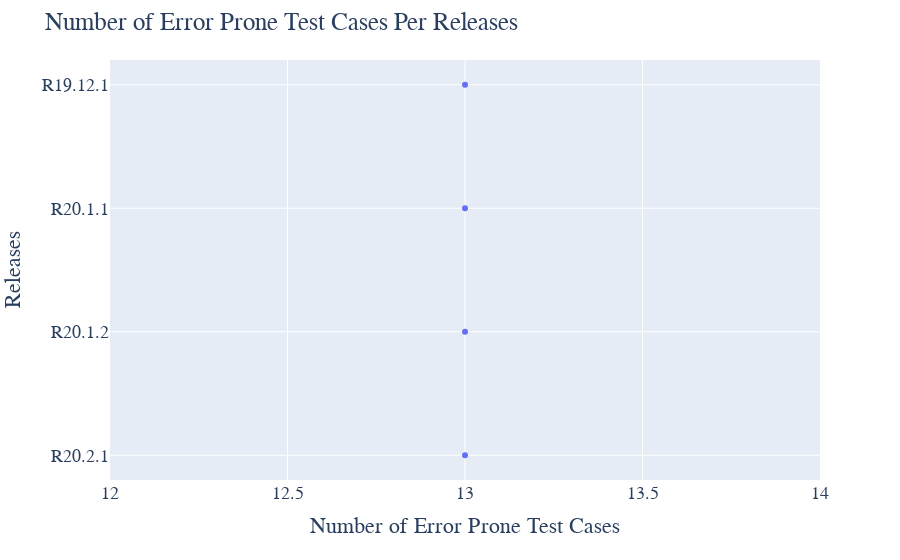

Source (notebook cell):
### Markdown cell above
In R20.1.1 release there are **18** bugs and in R20.2.1 release there are **3** bugs , from the previous graph we can say that maximum number of selected test cases are in these two releases only . 

With this analysis we can say that **Any Defect** feature is playing role in selection of test case.

Now let's start exploring column **Error Prone Test Cases**

### Code cell
#Creating Dictonary for Error Prone in that particular Release
errorproneTestCase_dict={'R20.2.1':(len(dataset[(dataset['ReleaseID'] == 'R20.2.1') & (dataset['Error Prone Test Cases'] == 'Yes')].index)),
                        'R20.1.2':(len(dataset[(dataset['ReleaseID'] == 'R20.1.2') & (dataset['Error Prone Test Cases'] == 'Yes')].index)),
                        'R20.1.1':(len(dataset[(dataset['ReleaseID'] == 'R20.1.1') & (dataset['Error Prone Test Cases'] == 'Yes')].index)),
                        'R19.12.1':(len(dataset[(dataset['ReleaseID'] == 'R19.12.1') & (dataset['Error Prone Test Cases'] == 'Yes')].index))}
#Converting Data Dictionary into Series
errorproneTestCase_series=pd.Series(errorproneTestCase_dict)
#Visualizing Bugs per releases
fig = px.scatter(errorproneTestCase_series, x=errorproneTestCase_series.values, y=errorproneTestCase_series.index)
# Change the bar mode
fig.update_layout(
    title="Number of Error Prone Test Cases Per Releases",
    xaxis_title="Number of Error Prone Test Cases",
    yaxis_title="Releases",   
    font=dict(
        family="Courier New, monospace",
        size=18,
    )
)
fig.update_layout()
fig.show()

### Figure 1 — Plotly figure (JSON) as saved in the notebook; plotly's stock layout.template omitted (floating-point values rounded to 4 significant figures)
{"data": [{"hoverlabel": {"namelength": 0}, "hovertemplate": "x=%{x}<br>y=%{y}", "legendgroup": "", "marker": {"color": "#636efa", "symbol": "circle"}, "mode": "markers", "name": "", "showlegend": false, "type": "scatter", "x": [13, 13, 13, 13], "xaxis": "x", "y": ["R20.2.1", "R20.1.2", "R20.1.1", "R19.12.1"], "yaxis": "y"}], "layout": {"font": {"family": "Courier New, monospace", "size": 18}, "legend": {"tracegroupgap": 0}, "margin": {"t": 60}, "title": {"text": "Number of Error Prone Test Cases Per Releases"}, "xaxis": {"anchor": "y", "domain": [0, 1], "title": {"text": "Number of Error Prone Test Cases"}}, "yaxis": {"anchor": "x", "domain": [0, 1], "title": {"text": "Releases"}}}}
